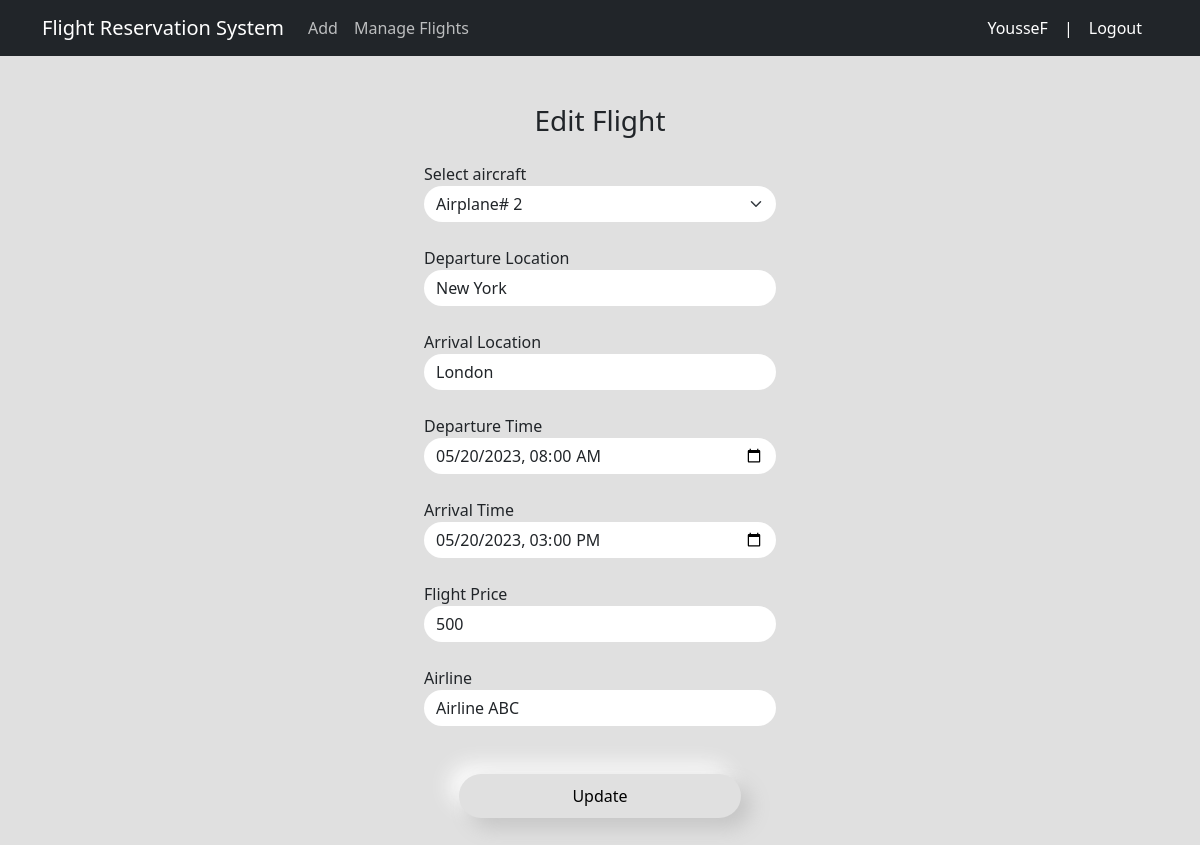
Screenshot of /update-flight.php?flight_id=1 (signed in) with the database file from the repository.
### tables this page shows
CREATE TABLE IF NOT EXISTS `flight` (
  `flight_id` int NOT NULL AUTO_INCREMENT,
  `dep_location` varchar(130) NOT NULL,
  `arrival_location` varchar(130) NOT NULL,
  `dep_time` datetime NOT NULL,
  `arrival_time` datetime NOT NULL,
  `price` float NOT NULL,
  `aircraft_id` int NOT NULL,
  `airline` varchar(130) NOT NULL,
  PRIMARY KEY (`flight_id`),
  KEY `aircraft_id` (`aircraft_id`)
);

### update-flight.php (the view, shortened to what this page needs)
<?php
    include 'init.php';
    include $template . 'header.php';
    include $template . 'navbar.php';
?>
    <div class="row mx-auto container col-11 col-md-8 d-flex justify-content-center">
        <div class="my-5 col-md-6 col-11">
            <h3 class="text-center">Edit Flight</h3>
            <?php
                $sql = "SELECT * FROM flight where flight_id = ?";
                $stmt = $conn->prepare($sql);
                $stmt->bindParam(1, $_GET['flight_id']);
                $stmt->execute();
                $flight = $stmt->fetch(PDO::FETCH_ASSOC);
            ?>
            <form class="form" action="update-flight.php" method="POST">
                <div class="form-group my-4">
                    <?php
                    $sql = "SELECT * FROM aircraft";
                    $stmt = $conn->prepare($sql);
                    $stmt->execute();
                    $aircrafts = $stmt->fetchAll();
                    ?>
                    Select aircraft
                    <select class="form-select" name="aircraft_id">
                        <?php
                        foreach ($aircrafts as $aircraft) {
                            if($aircraft['aircraft_id'] == $flight['aircraft_id'])
                                echo "<option value='" . $aircraft['aircraft_id'] . "' selected>" . $aircraft['name'] . "</option>";
                            else
                                echo "<option value='" . $aircraft['aircraft_id'] . "'>" . $aircraft['name'] . "</option>";
                        }
                        ?>
                    </select>
                </div>
                <div class="form-group my-4">
                    <label>Departure Location</label>
                    <input type="text" name="dep_location" class="form-control" aria-describedby="" value="<?=$flight['dep_location']?>">
                </div>
                <div class="form-group my-4">
                    <label>Arrival Location</label>
                    <input type="text" name="arrival_location" class="form-control" aria-describedby="" value="<?=$flight['arrival_location']?>">
                </div>
                <div class="form-group my-4">
                    <label>Departure Time</label>
                    <input type="datetime-local" name="dep_time" class="form-control" aria-describedby="" value="<?=$flight['dep_time']?>">
                </div>
                <div class="form-group my-4">
                    <label>Arrival Time</label>
                    <input type="datetime-local" name="arrival_time" class="form-control" aria-describedby="" value="<?=$flight['arrival_time']?>">
                </div>
                <div class="form-group my-4 position-relative">
                    <label>Flight Price</label>
                    <input type="number" name="price" class="form-control" value="<?=$flight['price']?>">
                </div>
                <div class="form-group my-4">
                    <label>Airline</label>
                    <input type="text" name="airline" class="form-control" value="<?=$flight['airline']?>">
                </div>
                <div class="row justify-content-center">
                    <button type="submit" class="btn button mt-4 w-md-50 w-75"> Update </button>
                </div>
            </form>
        </div>
    </div>
<?php
include $template . 'footer.php';
?>

### layout/css/loginRegist.css (style rules this page uses)
body { background-color: #e0e0e0; box-sizing: border-box; }
button.button { transition: .25s; color: black; border: none; padding: 10px 50px; border-radius: 50px; background: #e0e0e0; box-shadow: 10px 10px 20px #c5c5c5, -10px -10px 20px #fbfbfb; }
input.form-control, select.form-select { border: none; border-radius: 50px; padding: 0 -10px; }

### rows the page displays
flight: dep_location "New York", arrival_location "London", dep_time "05/20/2023 08:00", arrival_time "05/20/2023 15:00", price "500", airline "Airline ABC"

### other values shown
$_SESSION['user']['fname'] "YousseF"
form field aircraft_id "Airplane# 2"
